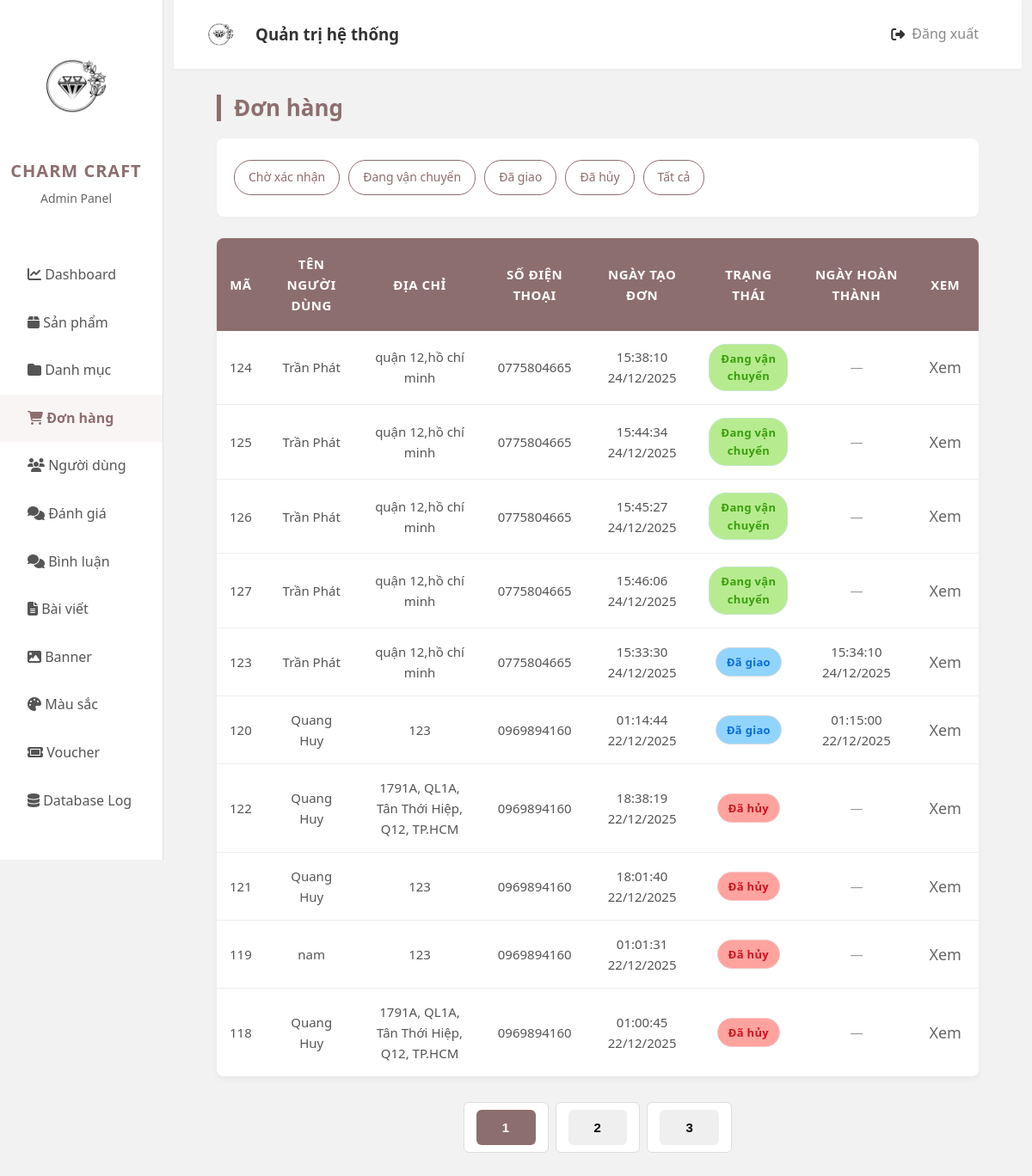
The app's page /admin/index.php?page=order with its own data.
### tables this page shows
CREATE TABLE `orders` (
  `id` int(11) NOT NULL,
  `shippingAddress` varchar(255) DEFAULT NULL,
  `idVoucher` int(11) DEFAULT NULL,
  `receiverPhone` varchar(20) DEFAULT NULL,
  `receiverName` varchar(100) DEFAULT NULL,
  `receiverEmail` varchar(255) NOT NULL,
  `idPayment` int(11) DEFAULT NULL,
  `totalPrice` int(11) DEFAULT NULL,
  `shippingPrice` int(11) NOT NULL,
  `orderStatus` varchar(50) DEFAULT NULL,
  `dateOrder` datetime NOT NULL DEFAULT current_timestamp(),
  `completed_at` datetime DEFAULT NULL,
  `idUser` int(11) DEFAULT NULL
);

### admin/app/controller/adminOrderController.php (called while the page is built, shortened)
<?php
class adminOrderController
{
    private $order;
    private $data;
    function __construct()
    {
        $this->order = new OrderModel();
    }
    function renderView($view, $data = null)
{
    $view = './app/view/' . $view . '.php';
    require_once $view;
}
    public function viewOrd()
{
    $page  = isset($_GET['p']) ? (int)$_GET['p'] : 1;
    $limit = 10;
    $offset = ($page - 1) * $limit;
    $statusFilter = isset($_GET['status']) ? (int)$_GET['status'] : null;
    if ($statusFilter !== null) {
        $this->data['listord'] = $this->order->getOrdersByStatus($statusFilter, $limit, $offset);
        $totalOrders = $this->order->getTotalOrdersByStatus($statusFilter);
    } else {
        $this->data['listord'] = $this->order->getOrdersPaginated($limit, $offset);
        $totalOrders = $this->order->getTotalOrders();
    }
    $this->data['totalPages']  = ceil($totalOrders / $limit);
    $this->data['currentPage'] = $page;
    $this->data['statusFilter'] = $statusFilter;
    $this->renderView('order', $this->data);
}
}

### app/model/database.php (called while the page is built, shortened)
<?php
class DataBase
{
    private $servername = "localhost";
    private $username = "root";
    private $password = "";
    private $dbname = "da";
    private $conn;
    public function __construct()
    {
        try {
            $this->conn = new PDO("mysql:host=$this->servername;dbname=$this->dbname", $this->username, $this->password);
            $this->conn->setAttribute(PDO::ATTR_ERRMODE, PDO::ERRMODE_EXCEPTION);
        } catch (PDOException $e) {
            echo "Connection failed: " . $e->getMessage();
        }
    }
    public function query($sql, $param = []): mixed
    {
        $this->stmt = $this->conn->prepare($sql);
        $this->stmt->execute($param);
        return $this->stmt;
    }
    public function getAll($sql, $param = []): mixed
    {
        $statement = $this->query($sql, $param);
        return $statement->fetchAll(PDO::FETCH_ASSOC);
    }
}

### app/model/orderModel.php (called while the page is built, shortened)
<?php
class OrderModel{
    private $db;
    function __construct(){
        $this->db = new DataBase();
    }
public function getOrdersPaginated($limit, $offset) {
    $limit  = (int)$limit;
    $offset = (int)$offset;
    $sql = "SELECT * FROM orders ORDER BY dateOrder DESC LIMIT $limit OFFSET $offset";
    return $this->db->getAll($sql);
}
}

### admin/app/view/order.php (the view, shortened to what this page needs)
<div class="main">
    <div class="main-category">
        <div class="main-danhmuc">
            <p>Đơn hàng</p>
        </div>
        <div class="main-header">
            <div class="left-main-header">
        <div class="filter-buttons" style="margin:10px 0;">
    <a href="?page=order&status=1">Chờ xác nhận</a>
    <a href="?page=order&status=2">Đang vận chuyển</a>
    <a href="?page=order&status=3">Đã giao</a>
    <a href="?page=order&status=0">Đã hủy</a>
    <a href="?page=order">Tất cả</a>
</div>
                            </div>
        </div>
    </div>
        <table>
            <thead>
                <tr>
                    <th>Mã</th>
                    <th>Tên người dùng</th>
                    <th>Địa chỉ</th>
                    <th>Số điện thoại</th>
                    <th>Ngày tạo đơn</th>
                    <th>Trạng thái</th>
                    <th>Ngày hoàn thành</th>
                    <th>Xem</th>
                </tr>
            </thead>
            <tbody>
                <?php
$orderPriority = [
    1 => 1,
    2 => 2,
    3 => 3,
    0 => 4
];
usort($data['listord'], function($a, $b) use ($orderPriority) {
    $statusA = $orderPriority[$a['orderStatus']] ?? 99;
    $statusB = $orderPriority[$b['orderStatus']] ?? 99;
    if ($statusA === $statusB) {
        if ($statusA === 1 || $statusA === 2) {
            return strtotime($a['dateOrder']) <=> strtotime($b['dateOrder']);
        } else {
            return strtotime($b['dateOrder']) <=> strtotime($a['dateOrder']);
        }
    }
    return $statusA <=> $statusB;
});
?>
<?php foreach ($data['listord'] as $item):
    $id          = $item['id'] ?? '';
    $name        = $item['receiverName'] ?? '';
    $address     = $item['shippingAddress'] ?? '';
    $phone       = $item['receiverPhone'] ?? '';
    $dateOrder   = $item['dateOrder'] ?? '';
    $orderStatus = isset($item['orderStatus']) ? (int)$item['orderStatus'] : null;
    $completedAt = $item['completed_at'] ?? null;
?>
<tr>
    <td><?= htmlspecialchars($id) ?></td>
    <td><?= htmlspecialchars($name) ?></td>
    <td><?= htmlspecialchars($address) ?></td>
    <td><?= htmlspecialchars($phone) ?></td>
    <td><?= date('H:i:s d/m/Y', strtotime($dateOrder)) ?></td>
    <td>
        <?php
        if ($orderStatus === 0) echo '<span class="status danger">Đã hủy</span>';
        if ($orderStatus === 2) echo '<span class="status success">Đang vận chuyển</span>';
        if ($orderStatus === 3) echo '<span class="status done">Đã giao</span>';
        ?>
    </td>
     <td>
    <?php if (!empty($completedAt)): ?>
        <?= date('H:i:s d/m/Y', strtotime($completedAt)) ?>
    <?php else: ?>
        <span style="color:#999;">—</span>
    <?php endif; ?>
    </td>
    <td><a href="?page=orderDetail&id=<?= urlencode($id) ?>">Xem</a></td>
</tr>
<?php endforeach; ?>
</tbody>
        </table>
        <div class="main-turnpage">
    <?php for ($i = 1; $i <= $totalPages; $i++): ?>
        <a href="?page=order&p=<?= $i ?><?= isset($statusFilter) && $statusFilter !== null ? '&status=' . $statusFilter : '' ?>">
            <button class="<?= $i == $currentPage ? 'active' : '' ?>"><?= $i ?></button>
        </a>
    <?php endfor; ?>
</div>
    </div>
</div>
</div>
</div>
</body>
</html>

### admin/public/css/grid.css (style rules this page uses)
* { margin: 0; padding: 0; box-sizing: border-box; }

### admin/public/css/Admin.css (style rules this page uses)
body { font-family: "Segoe UI", Tahoma, Geneva, Verdana, sans-serif; background-color: #f2f2f2; color: #333; line-height: 1.6; }
.main { margin: 30px 50px; padding-bottom: 50px; }
.main-category { display: flex; flex-direction: column; margin-bottom: 25px; }
.main-danhmuc { display: flex; justify-content: space-between; align-items: center; margin-bottom: 20px; }
.main-danhmuc p { font-size: 26px; margin: 0; color: #8d6e6e; font-weight: 700; border-left: 5px solid #8d6e6e; padding-left: 15px; line-height: 1.2; }
.main-header { background-color: #fff; padding: 15px 20px; border-radius: 8px; box-shadow: 0 2px 5px rgba(0, 0, 0, 0.02); display: flex; justify-content: space-between; align-items: center; flex-wrap: wrap; gap: 15px; }
.filter-buttons { display: flex; gap: 10px; }
.filter-buttons a { text-decoration: none; background-color: #fff; color: #8d6e6e; border: 1px solid #8d6e6e; padding: 8px 16px; border-radius: 20px; font-size: 14px; font-weight: 500; transition: all 0.3s; }
table { width: 100%; margin-top: 20px; background: #fff; border-radius: 8px; overflow: hidden; box-shadow: 0 4px 6px rgba(0, 0, 0, 0.04); border-collapse: collapse; }
table th { background-color: #8d6e6e; color: white; padding: 18px 15px; text-align: center; font-weight: 600; font-size: 15px; text-transform: uppercase; letter-spacing: 0.5px; }
table td { padding: 15px; text-align: center; border-bottom: 1px solid #eee; vertical-align: middle; color: #555; font-size: 15px; }
table tr:last-child td { border-bottom: none; }
.status { display: inline-block; padding: 6px 12px; border-radius: 20px; font-size: 13px; font-weight: 600; letter-spacing: 0.3px; }
.status.success { color: #155724; background-color: #d4edda; border: 1px solid #c3e6cb; }
.status.danger { color: #721c24; background-color: #f8d7da; border: 1px solid #f5c6cb; }
.status.done { color: #383d41; background-color: #e2e3e5; border: 1px solid #d6d8db; }
tbody a { color: #666; text-decoration: none; margin: 0 5px; transition: 0.2s; font-size: 18px; }
.main-turnpage { display: flex; justify-content: center; padding: 30px 0; gap: 8px; }
.main-turnpage a, .main-turnpage .nextpage { text-decoration: none; color: #555; padding: 8px 14px; border: 1px solid #ddd; border-radius: 6px; background: #fff; transition: all 0.3s; font-size: 14px; font-weight: 500; cursor: pointer; }
.main-turnpage a:hover, .main-turnpage .active { background-color: #8d6e6e; color: white; border-color: #8d6e6e; }
button, .submit-main-product a button, .btn-cancel button { font-size: 15px; font-weight: 600; padding: 12px 30px; border-radius: 6px; cursor: pointer; border: none; transition: all 0.3s; display: inline-flex; align-items: center; justify-content: center; letter-spacing: 0.5px; }

### admin/app/view/order.php (style rules this page uses)
.status.success { background-color: #b7eb8f; color: #389e0d; }
.status.done { background-color: #91d5ff; color: #096dd9; }
.status.danger { background-color: #ffa39e; color: #cf1322; }

### records on screen
orders: id "124", receiverName "Trần Phát", shippingAddress "quận 12,hồ chí minh", receiverPhone "0775804665", dateOrder "15:38:10 24/12/2025", orderStatus "Đang vận chuyển"
orders: id "125", receiverName "Trần Phát", shippingAddress "quận 12,hồ chí minh", receiverPhone "0775804665", dateOrder "15:44:34 24/12/2025", orderStatus "Đang vận chuyển"
orders: id "126", receiverName "Trần Phát", shippingAddress "quận 12,hồ chí minh", receiverPhone "0775804665", dateOrder "15:45:27 24/12/2025", orderStatus "Đang vận chuyển"
orders: id "127", receiverName "Trần Phát", shippingAddress "quận 12,hồ chí minh", receiverPhone "0775804665", dateOrder "15:46:06 24/12/2025", orderStatus "Đang vận chuyển"
orders: id "123", receiverName "Trần Phát", shippingAddress "quận 12,hồ chí minh", receiverPhone "0775804665", dateOrder "15:33:30 24/12/2025", orderStatus "Đã giao", completed_at "15:34:10 24/12/2025"
orders: id "120", receiverName "Quang Huy", shippingAddress "123", receiverPhone "0969894160", dateOrder "01:14:44 22/12/2025", orderStatus "Đã giao", completed_at "01:15:00 22/12/2025"
orders: id "122", receiverName "Quang Huy", shippingAddress "1791A, QL1A, Tân Thới Hiệp, Q12, TP.HCM", receiverPhone "0969894160", dateOrder "18:38:19 22/12/2025", orderStatus "Đã hủy"
orders: id "121", receiverName "Quang Huy", shippingAddress "123", receiverPhone "0969894160", dateOrder "18:01:40 22/12/2025", orderStatus "Đã hủy"
orders: id "119", receiverName "nam", shippingAddress "123", receiverPhone "0969894160", dateOrder "01:01:31 22/12/2025", orderStatus "Đã hủy"
orders: id "118", receiverName "Quang Huy", shippingAddress "1791A, QL1A, Tân Thới Hiệp, Q12, TP.HCM", receiverPhone "0969894160", dateOrder "01:00:45 22/12/2025", orderStatus "Đã hủy"
